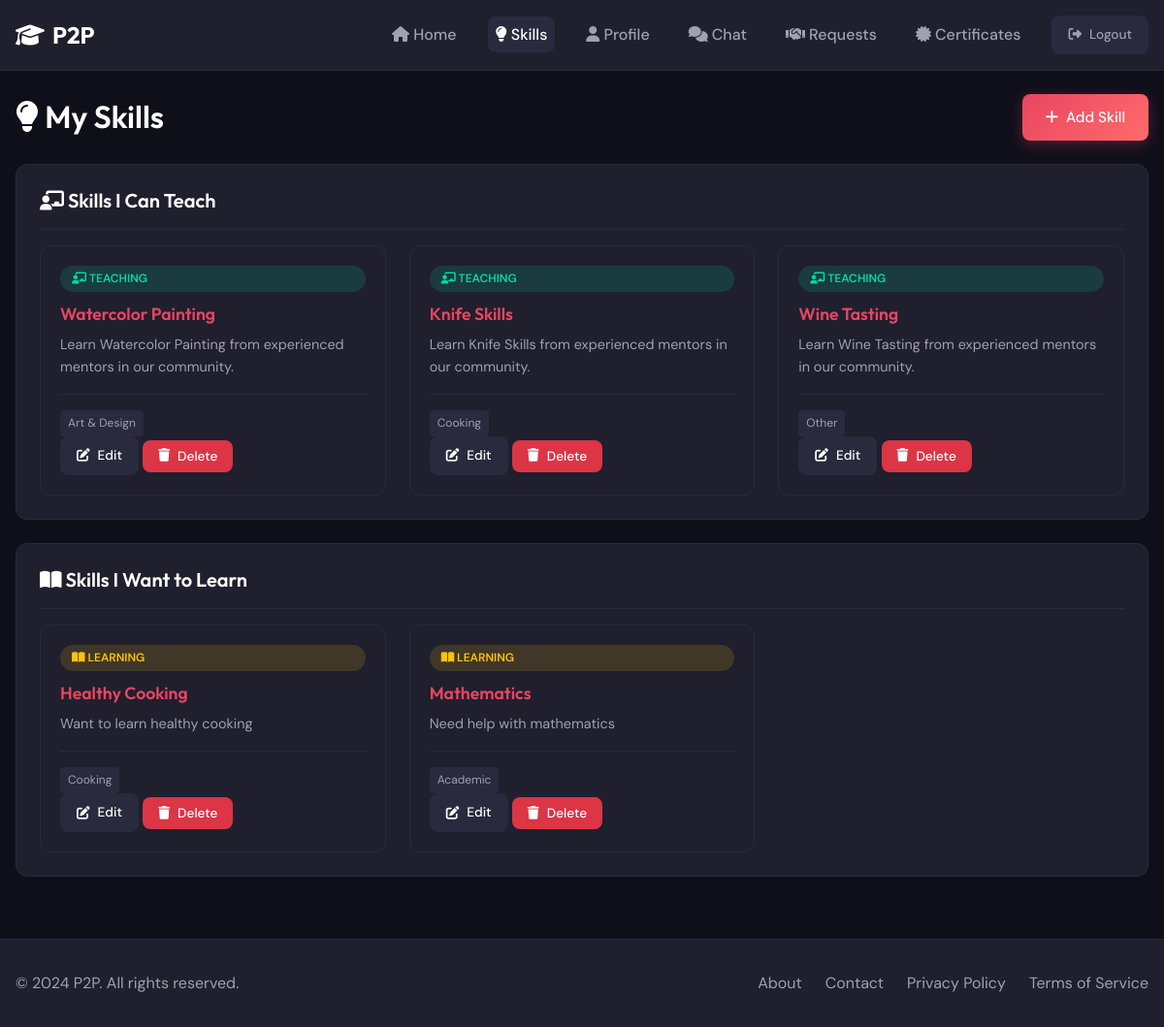
/skills/my-skills (signed in), run on the app's committed database.
### models.py (models this page shows, shortened)
class Skill(db.Model):
    __tablename__ = 'skills'
    id = db.Column(db.Integer, primary_key=True)
    user_id = db.Column(db.Integer, db.ForeignKey('users.id'), nullable=False, index=True)
    title = db.Column(db.String(100), nullable=False)
    description = db.Column(db.Text, nullable=False)
    category = db.Column(db.String(50), nullable=False, index=True)
    skill_type = db.Column(db.String(10), nullable=False)  # 'offered' or 'wanted'
    is_approved = db.Column(db.Boolean, default=True)
    created_at = db.Column(db.DateTime, default=datetime.utcnow)
    bookmarks = db.relationship('Bookmark', backref='skill', lazy='dynamic', cascade='all, delete-orphan')
    exchange_requests_sender = db.relationship('ExchangeRequest', foreign_keys='ExchangeRequest.sender_skill_id', backref='sender_skill', lazy='dynamic')
    exchange_requests_receiver = db.relationship('ExchangeRequest', foreign_keys='ExchangeRequest.receiver_skill_id', backref='receiver_skill', lazy='dynamic')

### routes/skills.py (the view)
@skills_bp.route('/my-skills')
@login_required
def my_skills():
    offered = Skill.query.filter_by(user_id=current_user.id, skill_type='offered').all()
    wanted = Skill.query.filter_by(user_id=current_user.id, skill_type='wanted').all()
    return render_template('skills/my_skills.html', offered=offered, wanted=wanted)

### templates/skills/my_skills.html (shortened to what this page needs)
{% extends "base.html" %}
{% block content %}
<div class="container mt-3">
    <div class="flex-between mb-3">
        <h1><i class="fas fa-lightbulb"></i> My Skills</h1>
        <a href="{{ url_for('skills.add') }}" class="btn btn-primary">
            <i class="fas fa-plus"></i> Add Skill
        </a>
    </div>
    <div class="card mb-3">
        <div class="card-header">
            <h3 class="card-title"><i class="fas fa-chalkboard-teacher"></i> Skills I Can Teach</h3>
        </div>
        <div class="card-body">
            {% if offered %}
            <div class="skills-grid">
                {% for skill in offered %}
                <div class="skill-card">
                    <span class="skill-type offered">
                        <i class="fas fa-chalkboard-teacher"></i> Teaching
                    </span>
                    <h3><a href="{{ url_for('skills.detail', skill_id=skill.id) }}">{{ skill.title }}</a></h3>
                    <p>{{ skill.description }}</p>
                    <div class="skill-meta">
                        <span class="skill-category">{{ skill.category }}</span>
                    </div>
                    <div class="skill-actions">
                        <a href="{{ url_for('skills.edit', skill_id=skill.id) }}" class="btn btn-secondary btn-sm">
                            <i class="fas fa-edit"></i> Edit
                        </a>
                        <form method="POST" action="{{ url_for('skills.delete', skill_id=skill.id) }}" style="display: inline;">
                            <button type="submit" class="btn btn-danger btn-sm" onclick="return confirm('Are you sure you want to delete this skill?')">
                                <i class="fas fa-trash"></i> Delete
                            </button>
                        </form>
                    </div>
                </div>
                {% endfor %}
            </div>
            {% else %}
            <div class="empty-state" style="padding: 2rem;">
                <p class="text-muted">You haven't added any skills to teach yet.</p>
                <a href="{{ url_for('skills.add') }}" class="btn btn-primary mt-2">Add Your First Skill</a>
            </div>
            {% endif %}
        </div>
    </div>
    <div class="card">
        <div class="card-header">
            <h3 class="card-title"><i class="fas fa-book-open"></i> Skills I Want to Learn</h3>
        </div>
        <div class="card-body">
            {% if wanted %}
            <div class="skills-grid">
                {% for skill in wanted %}
                <div class="skill-card">
                    <span class="skill-type wanted">
                        <i class="fas fa-book-open"></i> Learning
                    </span>
                    <h3><a href="{{ url_for('skills.detail', skill_id=skill.id) }}">{{ skill.title }}</a></h3>
                    <p>{{ skill.description }}</p>
                    <div class="skill-meta">
                        <span class="skill-category">{{ skill.category }}</span>
                    </div>
                    <div class="skill-actions">
                        <a href="{{ url_for('skills.edit', skill_id=skill.id) }}" class="btn btn-secondary btn-sm">
                            <i class="fas fa-edit"></i> Edit
                        </a>
                        <form method="POST" action="{{ url_for('skills.delete', skill_id=skill.id) }}" style="display: inline;">
                            <button type="submit" class="btn btn-danger btn-sm" onclick="return confirm('Are you sure you want to delete this skill?')">
                                <i class="fas fa-trash"></i> Delete
                            </button>
                        </form>
                    </div>
                </div>
                {% endfor %}
            </div>
            {% else %}
            <div class="empty-state" style="padding: 2rem;">
                <p class="text-muted">You haven't added any skills you want to learn yet.</p>
                <a href="{{ url_for('skills.add') }}" class="btn btn-primary mt-2">Add Skills You Want to Learn</a>
            </div>
            {% endif %}
        </div>
    </div>
</div>
{% endblock %}

### static/css/style.css (style rules this page uses)
:root { --primary: #1a1a2e; --secondary: #16213e; --accent: #e94560; --accent-light: #ff6b6b; --success: #00d9a5; --warning: #ffc107; --danger: #dc3545; --bg: #0f0f1a; --surface: #1f1f2e; --surface-light: #2a2a3e; --text: #ffffff; --text-secondary: #a0a0b0; --border: #2a2a3e; --gradient: linear-gradient(135deg, #e94560, #ff6b6b); --shadow: 0 4px 20px rgba(0, 0, 0, 0.3); --radius: 12px; --radius-sm: 8px; }
* { margin: 0; padding: 0; box-sizing: border-box; }
body { font-family: 'DM Sans', sans-serif; background-color: var(--bg); color: var(--text); line-height: 1.6; min-height: 100vh; }
h1, h2, h3, h4, h5, h6 { font-family: 'Outfit', sans-serif; font-weight: 600; line-height: 1.3; }
a { color: var(--accent); text-decoration: none; transition: color 0.3s ease; }
.container { max-width: 1200px; margin: 0 auto; padding: 0 1rem; }
.btn { display: inline-flex; align-items: center; justify-content: center; gap: 0.5rem; padding: 0.75rem 1.5rem; border: none; border-radius: var(--radius-sm); font-family: 'DM Sans', sans-serif; font-weight: 500; font-size: 0.95rem; cursor: pointer; transition: all 0.3s ease; text-decoration: none; }
.btn-primary { background: var(--gradient); color: var(--text); box-shadow: 0 4px 15px rgba(233, 69, 96, 0.3); }
.btn-secondary { background: var(--surface-light); color: var(--text); border: 1px solid var(--border); }
.btn-danger { background: var(--danger); color: var(--text); }
.btn-sm { padding: 0.5rem 1rem; font-size: 0.85rem; }
.card { background: var(--surface); border: 1px solid var(--border); border-radius: var(--radius); padding: 1.5rem; transition: all 0.3s ease; }
.card-header { display: flex; justify-content: space-between; align-items: center; margin-bottom: 1rem; padding-bottom: 1rem; border-bottom: 1px solid var(--border); }
.card-title { font-size: 1.25rem; font-weight: 600; }
.card-body { color: var(--text-secondary); }
.skills-grid { display: grid; grid-template-columns: repeat(auto-fill, minmax(280px, 1fr)); gap: 1.5rem; }
.skill-card { background: var(--surface); border: 1px solid var(--border); border-radius: var(--radius); padding: 1.25rem; transition: all 0.3s ease; display: flex; flex-direction: column; }
.skill-type { display: inline-block; padding: 0.25rem 0.75rem; border-radius: 20px; font-size: 0.75rem; font-weight: 600; text-transform: uppercase; margin-bottom: 0.75rem; }
.skill-type.offered { background: rgba(0, 217, 165, 0.15); color: var(--success); }
.skill-type.wanted { background: rgba(255, 193, 7, 0.15); color: var(--warning); }
.skill-card h3 { font-size: 1.1rem; margin-bottom: 0.5rem; }
.skill-card p { color: var(--text-secondary); font-size: 0.9rem; flex-grow: 1; margin-bottom: 1rem; display: -webkit-box; -webkit-line-clamp: 3; -webkit-box-orient: vertical; overflow: hidden; }
.skill-meta { display: flex; justify-content: space-between; align-items: center; font-size: 0.85rem; color: var(--text-secondary); padding-top: 1rem; border-top: 1px solid var(--border); }
.skill-category { background: var(--surface-light); padding: 0.25rem 0.5rem; border-radius: 4px; font-size: 0.75rem; }
.mt-3 { margin-top: 1.5rem; }
.mb-3 { margin-bottom: 1.5rem; }
.flex-between { display: flex; justify-content: space-between; align-items: center; }

### data on the page
Skill: title "Watercolor Painting", description "Learn Watercolor Painting from experienced mentors in our community.", category "Art & Design"
Skill: title "Knife Skills", description "Learn Knife Skills from experienced mentors in our community.", category "Cooking"
Skill: title "Wine Tasting", description "Learn Wine Tasting from experienced mentors in our community.", category "Other"
Skill: title "Healthy Cooking", description "Want to learn healthy cooking", category "Cooking"
Skill: title "Mathematics", description "Need help with mathematics", category "Academic"
